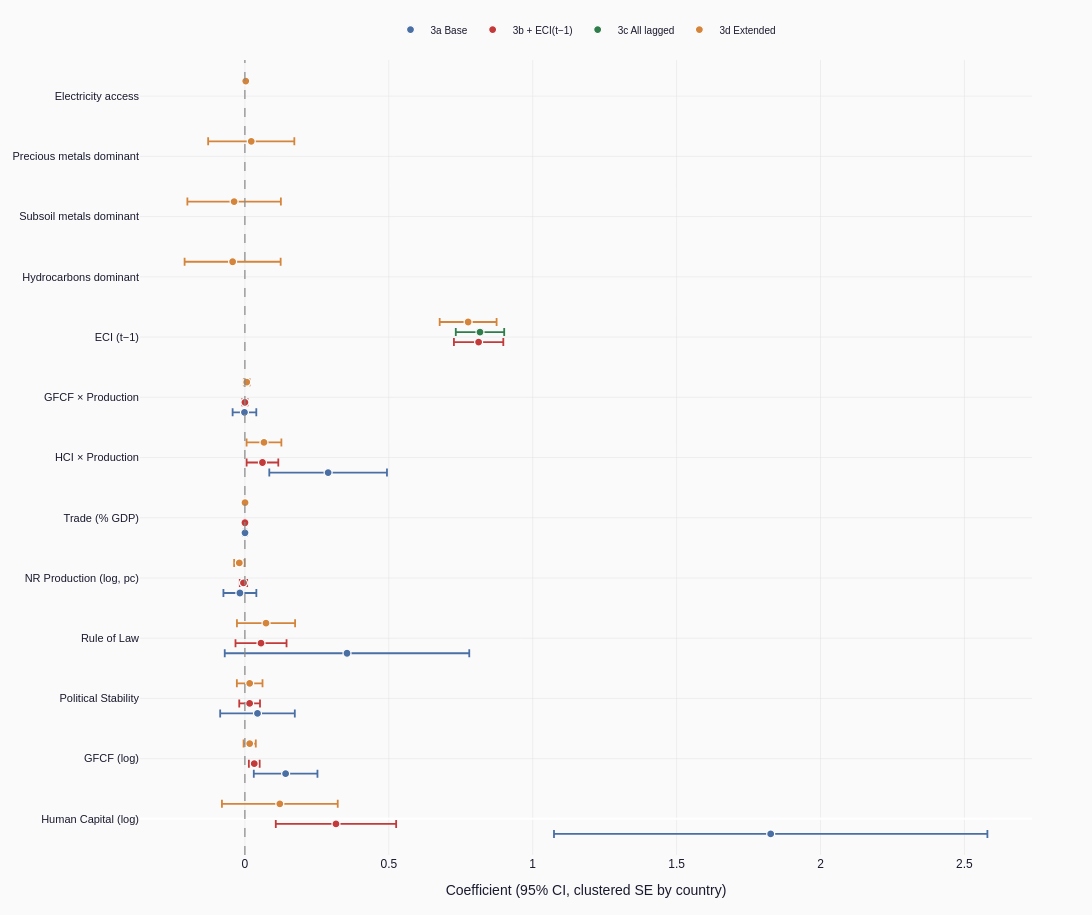

The notebook cell this image was saved under:
### Markdown cell above
## 6  Coefficient forest plot (Models 3a–3d)

### Code cell
FOREST_VARS = [
    'log_HCI', 'log_GFCF',
    'Political stability — estimate', 'Rule of law index',
    'log_Production_Value', 'Trade (% of GDP)',
    'log_HCI_x_log_Production', 'log_GFCF_x_log_Production',
    'ECI_lag1',
    'Hydrocarbons_Dominant', 'Subsoil_Metals_Dominant',
    'Precious_Metals_Dominant',
    'Access to electricity (% of population)',
]

# Model 3e uses first-differenced regressors — exclude from forest
FOREST_ORDER = ['3a', '3b', '3c', '3d']
FOREST_LABELS = {
    '3a': '3a Base', '3b': '3b + ECI(t−1)',
    '3c': '3c All lagged', '3d': '3d Extended',
}
SPEC_COLORS = ['#4a6fa5', '#c23a3a', '#2e7d4a', '#d4853b']

y_labels = [DISPLAY_LABELS.get(v, v) for v in FOREST_VARS]
y_pos    = {v: i for i, v in enumerate(y_labels)}
n_specs  = len(FOREST_ORDER)
offsets  = np.linspace(-0.25, 0.25, n_specs)

fig = go.Figure()
fig.add_vline(x=0, line=dict(color='#888', width=1.2, dash='dash'))

for i, mk in enumerate(FOREST_ORDER):
    if mk not in ALL_RESULTS:
        continue
    _, tbl, _, _ = ALL_RESULTS[mk]
    col = SPEC_COLORS[i]
    lbl = FOREST_LABELS[mk]

    matched = tbl[tbl['Variable'].isin(FOREST_VARS)].copy()
    matched = matched.assign(
        Label=matched['Variable'].map(lambda v: DISPLAY_LABELS.get(v, v))
    )
    matched = matched.assign(y=matched['Label'].map(y_pos) + offsets[i])

    fig.add_trace(go.Scatter(
        x=matched['Coef'], y=matched['y'],
        mode='markers',
        marker=dict(size=8, color=col, line=dict(color='white', width=1.2)),
        error_x=dict(
            type='data', symmetric=False,
            array=(matched['CI_hi'] - matched['Coef']).values,
            arrayminus=(matched['Coef'] - matched['CI_lo']).values,
            color=col, thickness=1.8, width=4,
        ),
        name=lbl,
        hovertemplate='%{text}<br>b=%{x:.4f}<extra>' + lbl + '</extra>',
        text=matched['Label'],
    ))

n_vars = len(y_labels)
fig.update_layout(
    font=dict(family=FONT, color=NAVY),
    paper_bgcolor=BG, plot_bgcolor=BG,
    width=1100, height=max(500, n_vars * 55 + 200),
    margin=dict(l=60, r=60, t=60, b=60),
    xaxis=dict(
        title='Coefficient (95% CI, clustered SE by country)',
        gridcolor=GRID, gridwidth=0.5, zeroline=False,
    ),
    yaxis=dict(
        tickvals=list(y_pos.values()),
        ticktext=list(y_pos.keys()),
        tickfont=dict(size=11),
        showgrid=True, gridcolor=GRID, gridwidth=0.5,
        range=[-0.6, n_vars - 0.4],
    ),
    legend=dict(
        orientation='h', yanchor='bottom', y=1.02,
        xanchor='center', x=0.5, font=dict(size=10),
        bgcolor='rgba(255,255,255,0.0)',
    ),
)
save_html(fig, 'coef_forest_3a_3d', cdn=True)
fig.show()

### Figure 1 — Plotly figure (JSON) as saved in the notebook; plotly's stock layout.template omitted (floating-point values rounded to 4 significant figures)
{"data": [{"error_x": {"array": [0.7529, 0.1106, 0.1296, 0.4248, 0.05724, 0.005307, 0.2044, 0.04115], "arrayminus": [0.7529, 0.1106, 0.1296, 0.4248, 0.05724, 0.005307, 0.2044, 0.04115], "color": "#4a6fa5", "symmetric": false, "thickness": 1.8, "type": "data", "width": 4}, "hovertemplate": "%{text}<br>b=%{x:.4f}<extra>3a Base</extra>", "marker": {"color": "#4a6fa5", "line": {"color": "white", "width": 1.2}, "size": 8}, "mode": "markers", "name": "3a Base", "text": ["Human Capital (log)", "GFCF (log)", "Political Stability", "Rule of Law", "NR Production (log, pc)", "Trade (% GDP)", "HCI × Production", "GFCF × Production"], "type": "scatter", "x": [1.827, 0.1415, 0.04381, 0.3548, -0.01737, 0.0003886, 0.2892, -0.001475], "y": [-0.25, 0.75, 1.75, 2.75, 3.75, 4.75, 5.75, 6.75]}, {"error_x": {"array": [0.2091, 0.01872, 0.03604, 0.08869, 0.01276, 0.001151, 0.08581, 0.05501, 0.009282], "arrayminus": [0.2091, 0.01872, 0.03604, 0.08869, 0.01276, 0.001151, 0.08581, 0.05501, 0.009282], "color": "#c23a3a", "symmetric": false, "thickness": 1.8, "type": "data", "width": 4}, "hovertemplate": "%{text}<br>b=%{x:.4f}<extra>3b + ECI(t−1)</extra>", "marker": {"color": "#c23a3a", "line": {"color": "white", "width": 1.2}, "size": 8}, "mode": "markers", "name": "3b + ECI(t−1)", "text": ["Human Capital (log)", "GFCF (log)", "Political Stability", "Rule of Law", "NR Production (log, pc)", "Trade (% GDP)", "ECI (t−1)", "HCI × Production", "GFCF × Production"], "type": "scatter", "x": [0.3165, 0.03257, 0.01645, 0.05602, -0.004879, 0.0002387, 0.8121, 0.06107, 0.0001157], "y": [-0.08333, 0.9167, 1.917, 2.917, 3.917, 4.917, 7.917, 5.917, 6.917]}, {"error_x": {"array": [0.08409], "arrayminus": [0.08409], "color": "#2e7d4a", "symmetric": false, "thickness": 1.8, "type": "data", "width": 4}, "hovertemplate": "%{text}<br>b=%{x:.4f}<extra>3c All lagged</extra>", "marker": {"color": "#2e7d4a", "line": {"color": "white", "width": 1.2}, "size": 8}, "mode": "markers", "name": "3c All lagged", "text": ["ECI (t−1)"], "type": "scatter", "x": [0.8169], "y": [8.083]}, {"error_x": {"array": [0.2012, 0.02126, 0.04456, 0.1011, 0.01793, 0.001098, 0.1669, 0.1624, 0.1497, 0.001742, 0.09888, 0.06044, 0.01011], "arrayminus": [0.2012, 0.02126, 0.04456, 0.1011, 0.01793, 0.001098, 0.1669, 0.1624, 0.1497, 0.001742, 0.09888, 0.06044, 0.01011], "color": "#d4853b", "symmetric": false, "thickness": 1.8, "type": "data", "width": 4}, "hovertemplate": "%{text}<br>b=%{x:.4f}<extra>3d Extended</extra>", "marker": {"color": "#d4853b", "line": {"color": "white", "width": 1.2}, "size": 8}, "mode": "markers", "name": "3d Extended", "text": ["Human Capital (log)", "GFCF (log)", "Political Stability", "Rule of Law", "NR Production (log, pc)", "Trade (% GDP)", "Hydrocarbons dominant", "Subsoil metals dominant", "Precious metals dominant", "Electricity access", "ECI (t−1)", "HCI × Production", "GFCF × Production"], "type": "scatter", "x": [0.1214, 0.0167, 0.01666, 0.07342, -0.0194, 0.0004875, -0.04261, -0.0374, 0.02209, 0.003004, 0.7756, 0.06634, 0.006423], "y": [0.25, 1.25, 2.25, 3.25, 4.25, 5.25, 9.25, 10.25, 11.25, 12.25, 8.25, 6.25, 7.25]}], "layout": {"font": {"color": "#1a1a2e", "family": "IBM Plex Sans, Arial, sans-serif"}, "height": 915, "legend": {"bgcolor": "rgba(255,255,255,0.0)", "font": {"size": 10}, "orientation": "h", "x": 0.5, "xanchor": "center", "y": 1.02, "yanchor": "bottom"}, "margin": {"b": 60, "l": 60, "r": 60, "t": 60}, "paper_bgcolor": "#fafafa", "plot_bgcolor": "#fafafa", "shapes": [{"line": {"color": "#888", "dash": "dash", "width": 1.2}, "type": "line", "x0": 0, "x1": 0, "xref": "x", "y0": 0, "y1": 1, "yref": "y domain"}], "width": 1100, "xaxis": {"gridcolor": "#e0e0e0", "gridwidth": 0.5, "title": {"text": "Coefficient (95% CI, clustered SE by country)"}, "zeroline": false}, "yaxis": {"gridcolor": "#e0e0e0", "gridwidth": 0.5, "range": [-0.6, 12.6], "showgrid": true, "tickfont": {"size": 11}, "ticktext": ["Human Capital (log)", "GFCF (log)", "Political Stability", "Rule of Law", "NR Production (log, pc)", "Trade (% GDP)", "HCI × Production", "GFCF × Production", "ECI (t−1)", "Hydrocarbons dominant", "Subsoil metals dominant", "Precious metals dominant", "Electricity access"], "tickvals": [0, 1, 2, 3, 4, 5, 6, 7, 8, 9, 10, 11, 12]}}}
